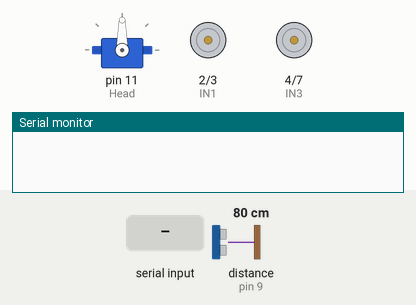
The sketch below on a simulated Arduino Uno, built with avr-gcc and run on an emulated ATmega328P. Shown: servo, motor-driver pin pairs drawn as motors (green arrow = first pin HIGH = forward, orange = second pin HIGH = backward, longer = more drive, scaled by the enable pin), the last lines printed to the serial monitor. The test bench sets the inputs (shaded band); at power-on: distance to the obstacle (sensor on pin 9) 80 cm. The echo pulse lasts 58.3 µs per cm.

Above: at 1.2 s.
1.3 s: "f" received over Serial
At 1.7 s:
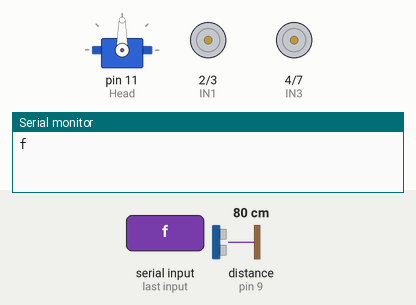
2.8 s: "b" received over Serial
At 4.0 s:
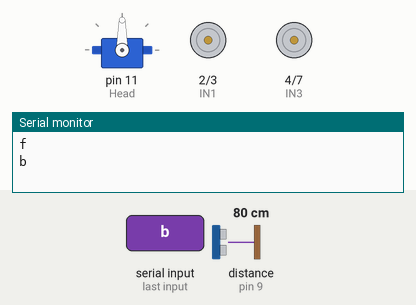
4.3 s: "l" received over Serial
At 5.2 s:
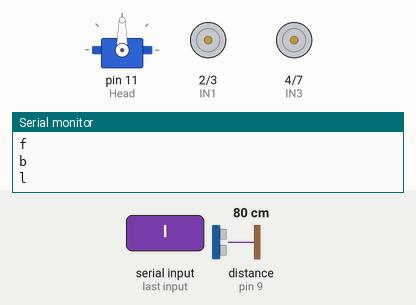
5.8 s: "r" received over Serial
At 6.4 s:
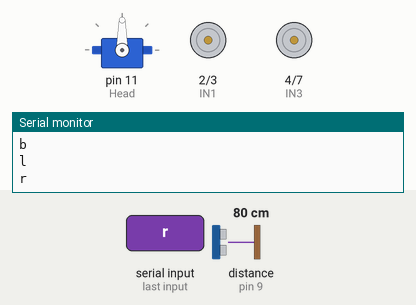
Timing chart, 0 to 8.3 s (numbered marks = the images above; inputs shaded):
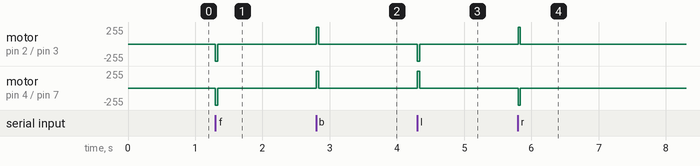

The sketch:

BluetoothCar.ino
```cpp
#include <Servo.h>

/**
 * Motor shield (L298N)
 */
const int ENA = 5; // Port 5: Enable A
const int ENB = 6; // Port 6: Enable B
// IN1: 5v; IN2: GND -> Motor A Direction 1
// IN1: GND; IN2: 5v -> Motor A Direction 2
const int IN1 = 2;
const int IN2 = 3;
// IN3: 5v; IN4: GND -> Motor B Direction 1
// IN3: GND; IN4: 5V -> Motor B Direction 2
const int IN3 = 4;
const int IN4 = 7;

/**
 * Ultrasonic Sensor
 */
const int TrigPin = 8;
const int EchoPin = 9;
const int Head = 11;
// Position for Servo
const int Central = 90;
const int LeftPos = 160;
const int RightPos = 20;
// PWM
const int PWM255 = 255;
const int PWM128 = 128;
// Constants
const int D = 1;
const int timeDelay = 30;
/**
 * Global Variables
 */
char incomingByte;
Servo myHead;
// safe distance 20 cm
const int SafeDistance = 20;
const int SafeSideDistance = 10;
boolean stopFlag = false;

void setup()
{
  // Motor
  pinMode(ENA, OUTPUT);
  pinMode(ENB, OUTPUT);
  pinMode(IN1, OUTPUT);
  pinMode(IN2, OUTPUT);
  pinMode(IN3, OUTPUT);
  pinMode(IN4, OUTPUT);
  digitalWrite(ENA, LOW);
  digitalWrite(ENB, LOW);
  // Ultrasonic Sensor
  pinMode(TrigPin, OUTPUT);
  pinMode(EchoPin, INPUT);
  myHead.attach(Head);
  // Serial
  Serial.begin(9600);
}

void loop()
{
  if(Serial.available() > 0)
  {
    //Bluetooth Command
    incomingByte = Serial.read();
    Serial.println(incomingByte);
    switch(incomingByte)
    {
    case 'f':
      if(!stopFlag) {
        Forward();
        if(!checkSafe()) {
          Brake();
          stopFlag = true;
        }
      }
      break;
    case 'b':
      Backward();
      if(checkSafe())
        stopFlag = false;
      break;
    case 'l':
      if(!stopFlag) {
        Left(PWM255);
        if(!checkSafe()) {
          Brake();
          stopFlag = true;
        }
      }
      else
      {
        Left(PWM128);
        if(!leftSafe()) {
          Brake();
          stopFlag = true;
        }
      }
      break;
    case 'r':
     if(!stopFlag) {
        Right(PWM255);
        if(!checkSafe()) {
          Brake();
          stopFlag = true;
        }
      }
      else
      {
        Right(PWM128);
        if(!rightSafe()) {
          Brake();
          stopFlag = true;
        }
      }
      break;
    default:
      break;
    } //Switch
    StopMove();
  }
}

/**
 * Forward
 */
void Forward()
{
  analogWrite(ENA, PWM255);
  analogWrite(ENB, PWM255);
  digitalWrite(IN1, LOW);
  digitalWrite(IN2, HIGH);
  digitalWrite(IN3, LOW);
  digitalWrite(IN4, HIGH);
}

/**
 * Backward
 */
void Backward()
{
  analogWrite(ENA, PWM255);
  analogWrite(ENB, PWM255);
  digitalWrite(IN1, HIGH);
  digitalWrite(IN2, LOW);
  digitalWrite(IN3, HIGH);
  digitalWrite(IN4, LOW);
}

/**
 * Left
 */
void Left(int pwm)
{
  analogWrite(ENA, pwm);
  analogWrite(ENB, pwm);
  digitalWrite(IN1, LOW);
  digitalWrite(IN2, HIGH);
  digitalWrite(IN3, HIGH);
  digitalWrite(IN4, LOW);
}

/**
 * Right
 */
void Right(int pwm)
{
  analogWrite(ENA, pwm);
  analogWrite(ENB, pwm);
  digitalWrite(IN1, HIGH);
  digitalWrite(IN2, LOW);
  digitalWrite(IN3, LOW);
  digitalWrite(IN4, HIGH);
}

/**
 * Break
 */
void Brake()
{
  analogWrite(ENA, PWM255);
  analogWrite(ENB, PWM255);
  digitalWrite(IN1, HIGH);
  digitalWrite(IN2, HIGH);
  digitalWrite(IN3, HIGH);
  digitalWrite(IN4, HIGH);
  delay(timeDelay);
}

/**
 * Speed of Sound: 343 m/s
 */
int getDistance()
{
  long time, distance;
  // Low (5us)
  digitalWrite(TrigPin, LOW);
  delayMicroseconds(5);
  // High (15us)
  digitalWrite(TrigPin, HIGH);
  delayMicroseconds(15);
  // Low
  digitalWrite(TrigPin, LOW);
  time = pulseIn(EchoPin, HIGH);
  return round(distance = (time / 2) / 29.1);
}

/**
 * Get Distance (Head Position)
 */
int getDistanceAtPosition(int position)
{
  myHead.write(position);
  delay(timeDelay);
  return getDistance();
}

/**
 * Check Safety
 * @Return true: safe; false: danger (brake)
 */
boolean checkSafe()
{
  int distance = getDistanceAtPosition(Central);
  boolean flag = true;
  if (distance < SafeDistance)
    flag = false;
  return flag;
}

boolean leftSafe()
{
  boolean flag = true;
  int dCenter = getDistanceAtPosition(Central);
  int dLeft = getDistanceAtPosition(LeftPos);
  if (dCenter < SafeDistance)
  {
    if (dCenter < SafeSideDistance)
      flag = false;
    else
    {
      if (dLeft < SafeDistance)
        flag = false;
      else
        flag = true;
    }
  }
  else
    stopFlag = false;
  return flag;
}

boolean rightSafe()
{
  boolean flag = true;
  int dCenter = getDistanceAtPosition(Central);
  int dRight = getDistanceAtPosition(RightPos);
  if (dCenter < SafeDistance)
  {
    if (dCenter < SafeSideDistance)
      flag = false;
    else
    {
      if (dRight < SafeDistance)
        flag = false;
      else
        flag = true;
    }
  }
  else
    stopFlag = false;
  return flag;
}


void StopMove()
{
  analogWrite(ENA, PWM255);
  analogWrite(ENB, PWM255);
  digitalWrite(IN1, LOW);
  digitalWrite(IN2, LOW);
  digitalWrite(IN3, LOW);
  digitalWrite(IN4, LOW);
}
```

Measured:
- after the input at 1.3 s, motor on pin 2 (IN1) / pin 3 (IN2), motor on pin 4 (IN3) / pin 7 (IN4): stopped → backward 255/255 at once, → stopped 0.04 s later
- after the input at 2.8 s, motor on pin 2 (IN1) / pin 3 (IN2), motor on pin 4 (IN3) / pin 7 (IN4): stopped → forward 255/255 at once, → stopped 0.04 s later
- after the input at 4.3 s, motor on pin 2 (IN1) / pin 3 (IN2): stopped → backward 255/255 at once, → stopped 0.04 s later; motor on pin 4 (IN3) / pin 7 (IN4): stopped → forward 255/255 at once, → stopped 0.04 s later
- after the input at 5.8 s, motor on pin 2 (IN1) / pin 3 (IN2): stopped → forward 255/255 at once, → stopped 0.04 s later; motor on pin 4 (IN3) / pin 7 (IN4): stopped → backward 255/255 at once, → stopped 0.04 s later
